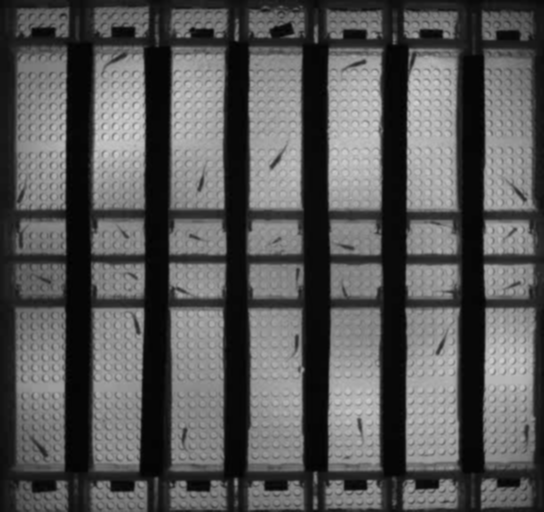
#> input picture data/input/frames/frame_000_original.png, 544 x 512 px
$ python -i enhanced_preprocessing.py   (imports and definitions only)
#> lines starting #> are read from the running program, lines starting #| are printed output that depends on the picture
#> further down, picture is the input picture: shape (512, 544, 3); min 1, max 213, mean 87.6
"""Enhanced preprocessing techniques for fish detection in challenging environments."""

import cv2
import numpy as np
from typing import Tuple, Optional
from scipy import ndimage
from skimage import filters, morphology, feature
from skimage.filters import frangi, gabor
from skimage.morphology import disk, remove_small_objects
from skimage.segmentation import watershed
from skimage.measure import label, regionprops


class EnhancedPreprocessor:
    """Advanced preprocessing techniques for tiny fish detection."""

    def __init__(self,
                 clahe_clip_limit: float = 2.0,
                 clahe_tile_size: Tuple[int, int] = (8, 8),
                 frangi_sigma_range: Tuple[float, float] = (1, 3),
                 frangi_sigma_steps: int = 3,
                 gabor_frequency: float = 0.1,
                 gabor_theta: float = 0):
        """
        Initialize enhanced preprocessor.

        Args:
            clahe_clip_limit: CLAHE clipping limit
            clahe_tile_size: CLAHE tile grid size
            frangi_sigma_range: Frangi vesselness sigma range
            frangi_sigma_steps: Number of sigma steps for Frangi
            gabor_frequency: Gabor filter frequency
            gabor_theta: Gabor filter orientation angle
        """
        self.clahe_clip_limit = clahe_clip_limit
        self.clahe_tile_size = clahe_tile_size
        self.frangi_sigma_range = frangi_sigma_range
        self.frangi_sigma_steps = frangi_sigma_steps
        self.gabor_frequency = gabor_frequency
        self.gabor_theta = gabor_theta

        # Initialize CLAHE
        self.clahe = cv2.createCLAHE(
            clipLimit=clahe_clip_limit,
            tileGridSize=clahe_tile_size
        )

    def apply_clahe(self, image: np.ndarray) -> np.ndarray:
        """Apply Contrast Limited Adaptive Histogram Equalization."""
        if len(image.shape) == 3:
            # Convert to LAB and apply CLAHE to L channel
            lab = cv2.cvtColor(image, cv2.COLOR_BGR2LAB)
#> lab: shape (512, 544, 3); mean of channels 0, 1, 2 91.8, 128, 128
            lab[:, :, 0] = self.clahe.apply(lab[:, :, 0])
#> lab: shape (512, 544, 3); mean of channels 0, 1, 2 107.1, 128, 128
            return cv2.cvtColor(lab, cv2.COLOR_LAB2BGR)
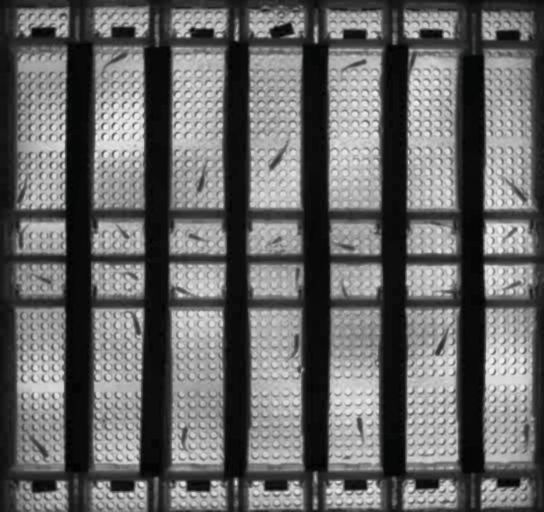
#> returned value: shape (512, 544, 3); mean B, G, R 103.1, 103.2, 103.1
        else:
            return self.clahe.apply(image)

    def apply_tophat(self, image: np.ndarray, kernel_size: int = 5) -> np.ndarray:
        """Apply top-hat morphological operation to emphasize dark thin objects."""
#> called with kernel_size = 5
        if len(image.shape) == 3:
            gray = cv2.cvtColor(image, cv2.COLOR_BGR2GRAY)
        else:
            gray = image.copy()

        # Create elliptical kernel
        kernel = cv2.getStructuringElement(cv2.MORPH_ELLIPSE, (kernel_size, kernel_size))

        # Apply top-hat (white top-hat to emphasize dark objects)
        tophat = cv2.morphologyEx(gray, cv2.MORPH_TOPHAT, kernel)
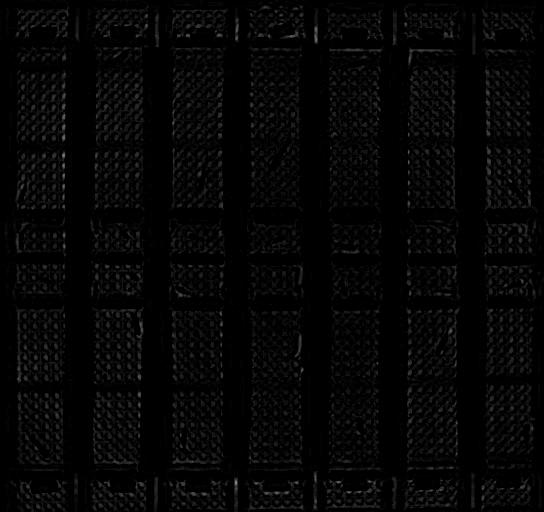
#> tophat: shape (512, 544); min 0, max 137, mean 5.5

        return tophat

    def apply_frangi_vesselness(self, image: np.ndarray) -> np.ndarray:
        """Apply Frangi vesselness filter to detect thin elongated structures."""
        if len(image.shape) == 3:
            gray = cv2.cvtColor(image, cv2.COLOR_BGR2GRAY)
        else:
            gray = image.copy()

        # Normalize to 0-1 range
        gray_norm = gray.astype(np.float64) / 255.0

        # Apply Frangi vesselness filter
#> (the run stopped early here; a loop or call above may not have finished)
